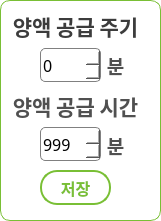
      <widget class="QFrame" name="frame_2">
       <property name="geometry">
        <rect>
         <x>9</x>
         <y>10</y>
         <width>161</width>
         <height>221</height>
        </rect>
       </property>
       <property name="styleSheet">
        <string notr="true">background-color:qlineargradient(spread:pad, x1:0.5, y1:0.5, x2:1, y2:1, stop:0 rgba(255, 255, 255, 0), stop:1 rgba(255, 255, 255, 65));
border:1px solid rgb(121,191,53);
border-radius : 10px</string>
       </property>
       <property name="frameShape">
        <enum>QFrame::StyledPanel</enum>
       </property>
       <property name="frameShadow">
        <enum>QFrame::Raised</enum>
       </property>
       <widget class="QLabel" name="label_43">
        <property name="geometry">
         <rect>
          <x>0</x>
          <y>10</y>
          <width>151</width>
          <height>31</height>
         </rect>
        </property>
        <property name="font">
         <font>
          <family>나눔스퀘어 Bold</family>
          <pointsize>16</pointsize>
          <weight>75</weight>
          <bold>true</bold>
         </font>
        </property>
        <property name="styleSheet">
         <string notr="true">background:transparent;
border:transparent;
color:rgb(60,60,60)</string>
        </property>
        <property name="text">
         <string>양액 공급 주기</string>
        </property>
        <property name="alignment">
         <set>Qt::AlignCenter</set>
        </property>
       </widget>
       <widget class="QSpinBox" name="nut_freq">
        <property name="geometry">
         <rect>
          <x>40</x>
          <y>48</y>
          <width>61</width>
          <height>34</height>
         </rect>
        </property>
        <property name="font">
         <font>
          <family>맑은 고딕</family>
          <pointsize>12</pointsize>
         </font>
        </property>
        <property name="layoutDirection">
         <enum>Qt::LeftToRight</enum>
        </property>
        <property name="styleSheet">
         <string notr="true">background-color:white;
border:1px solid grey;
selection-background-color: rgb(121, 191, 53);
border-radius:5px</string>
        </property>
        <property name="minimum">
         <number>0</number>
        </property>
        <property name="maximum">
         <number>999</number>
        </property>
       </widget>
       <widget class="QSpinBox" name="nut_time">
        <property name="geometry">
         <rect>
          <x>40</x>
          <y>127</y>
          <width>61</width>
          <height>34</height>
         </rect>
        </property>
        <property name="font">
         <font>
          <family>맑은 고딕</family>
          <pointsize>12</pointsize>
         </font>
        </property>
        <property name="layoutDirection">
         <enum>Qt::LeftToRight</enum>
        </property>
        <property name="styleSheet">
         <string notr="true">background-color:white;
border:1px solid grey;
selection-background-color: rgb(121, 191, 53);
border-radius:5px</string>
        </property>
        <property name="minimum">
         <number>0</number>
        </property>
        <property name="maximum">
         <number>999</number>
        </property>
        <property name="value">
         <number>999</number>
        </property>
       </widget>
       <widget class="QPushButton" name="save_nut">
        <property name="geometry">
         <rect>
          <x>40</x>
          <y>170</y>
          <width>71</width>
          <height>35</height>
         </rect>
        </property>
        <property name="font">
         <font>
          <family>나눔고딕</family>
          <pointsize>12</pointsize>
          <weight>75</weight>
          <bold>true</bold>
         </font>
        </property>
        <property name="styleSheet">
         <string notr="true">QPushButton{border-radius : 17px;
border : 2px solid rgb(121,191,53);
color:rgb(121,191,53);
background-color:white;}
QPushButton:pressed{
border-radius : 17px;
border : 2px solid rgb(130,255,75);
border:transparent;
background-color:qlineargradient(spread:pad, x1:0.15, y1:0.15, x2:1, y2:1, stop:0 rgba(177, 220, 61, 255), stop:1 rgba(41, 191, 61, 247));
color:white;
}
</string>
        </property>
        <property name="text">
         <string>저장</string>
        </property>
        <property name="checkable">
         <bool>true</bool>
        </property>
       </widget>
       <widget class="QLabel" name="label_49">
        <property name="geometry">
         <rect>
          <x>10</x>
          <y>90</y>
          <width>131</width>
          <height>31</height>
         </rect>
        </property>
        <property name="font">
         <font>
          <family>나눔스퀘어 Bold</family>
          <pointsize>16</pointsize>
          <weight>75</weight>
          <bold>true</bold>
         </font>
        </property>
        <property name="styleSheet">
         <string notr="true">background:transparent;
color:rgb(80,80,80);
border:transparent</string>
        </property>
        <property name="text">
         <string>양액 공급 시간</string>
        </property>
        <property name="alignment">
         <set>Qt::AlignCenter</set>
        </property>
       </widget>
       <widget class="QLabel" name="label_44">
        <property name="geometry">
         <rect>
          <x>100</x>
          <y>50</y>
          <width>31</width>
          <height>31</height>
         </rect>
        </property>
        <property name="font">
         <font>
          <family>나눔스퀘어 Bold</family>
          <pointsize>14</pointsize>
          <weight>75</weight>
          <bold>true</bold>
         </font>
        </property>
        <property name="styleSheet">
         <string notr="true">background:transparent;
color:rgb(80,80,80);
border:transparent</string>
        </property>
        <property name="text">
         <string>분</string>
        </property>
        <property name="alignment">
         <set>Qt::AlignCenter</set>
        </property>
       </widget>
       <widget class="QLabel" name="label_55">
        <property name="geometry">
         <rect>
          <x>100</x>
          <y>130</y>
          <width>31</width>
          <height>31</height>
         </rect>
        </property>
        <property name="font">
         <font>
          <family>나눔스퀘어 Bold</family>
          <pointsize>14</pointsize>
          <weight>75</weight>
          <bold>true</bold>
         </font>
        </property>
        <property name="styleSheet">
         <string notr="true">background:transparent;
color:rgb(80,80,80);
border:transparent</string>
        </property>
        <property name="text">
         <string>분</string>
        </property>
        <property name="alignment">
         <set>Qt::AlignCenter</set>
        </property>
       </widget>
      </widget>
